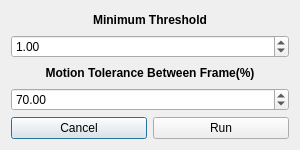
<?xml version="1.0" encoding="UTF-8"?>
<ui version="4.0">
 <class>AccumulationNoiseRemover</class>
 <widget class="QDialog" name="AccumulationNoiseRemover">
  <property name="windowModality">
   <enum>Qt::ApplicationModal</enum>
  </property>
  <property name="enabled">
   <bool>true</bool>
  </property>
  <property name="geometry">
   <rect>
    <x>0</x>
    <y>0</y>
    <width>300</width>
    <height>150</height>
   </rect>
  </property>
  <property name="maximumSize">
   <size>
    <width>300</width>
    <height>150</height>
   </size>
  </property>
  <property name="windowTitle">
   <string>Accumulation Noise Remover</string>
  </property>
  <property name="windowIcon">
   <iconset resource="resource.qrc">
    <normaloff>:/res/resource/Crabs3D/logo/crabs_3d.png</normaloff>:/res/resource/Crabs3D/logo/crabs_3d.png</iconset>
  </property>
  <layout class="QVBoxLayout" name="verticalLayout_3">
   <item>
    <layout class="QVBoxLayout" name="verticalLayout_2">
     <item>
      <layout class="QVBoxLayout" name="verticalLayout">
       <item>
        <widget class="QLabel" name="minimumThreshold_Label">
         <property name="layoutDirection">
          <enum>Qt::RightToLeft</enum>
         </property>
         <property name="text">
          <string>&lt;b&gt;Minimum Threshold&lt;b&gt;</string>
         </property>
         <property name="alignment">
          <set>Qt::AlignCenter</set>
         </property>
        </widget>
       </item>
       <item>
        <widget class="QDoubleSpinBox" name="minimumThreshold">
         <property name="maximum">
          <double>1000.000000000000000</double>
         </property>
         <property name="value">
          <double>1.000000000000000</double>
         </property>
        </widget>
       </item>
       <item>
        <widget class="QLabel" name="toleranceLabel">
         <property name="text">
          <string>&lt;html&gt;&lt;head/&gt;&lt;body&gt;&lt;p align=&quot;center&quot;&gt;&lt;span style=&quot; font-weight:600;&quot;&gt;Motion Tolerance Between Frame(%)&lt;/span&gt;&lt;/p&gt;&lt;/body&gt;&lt;/html&gt;</string>
         </property>
        </widget>
       </item>
       <item>
        <widget class="QDoubleSpinBox" name="tolerance">
         <property name="maximum">
          <double>100.000000000000000</double>
         </property>
         <property name="singleStep">
          <double>0.500000000000000</double>
         </property>
         <property name="value">
          <double>70.000000000000000</double>
         </property>
        </widget>
       </item>
      </layout>
     </item>
     <item>
      <layout class="QHBoxLayout" name="horizontalLayout">
       <item>
        <widget class="QPushButton" name="cancel">
         <property name="text">
          <string>Cancel</string>
         </property>
        </widget>
       </item>
       <item>
        <widget class="QPushButton" name="run">
         <property name="text">
          <string>Run</string>
         </property>
        </widget>
       </item>
      </layout>
     </item>
    </layout>
   </item>
  </layout>
 </widget>
 <tabstops>
  <tabstop>minimumThreshold</tabstop>
  <tabstop>tolerance</tabstop>
  <tabstop>run</tabstop>
  <tabstop>cancel</tabstop>
 </tabstops>
 <resources>
  <include location="resource.qrc"/>
 </resources>
 <connections/>
</ui>
